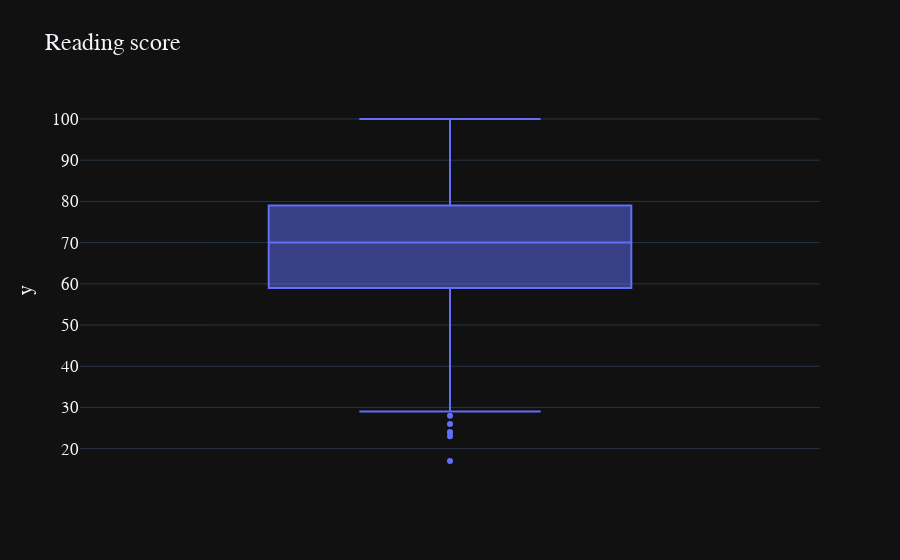

The code cell stored with this chart in its notebook:
### Markdown cell above
5.2.2 Reading score

### Code cell
group_labels = ['reading score']
fig1 = px.box(y=df['reading score'],template= 'plotly_dark', title = 'Reading score')
fig1.update_layout(font = dict(size=17,family="Franklin Gothic"))
fig1.show()

### Figure 1 — Plotly figure (JSON) as saved in the notebook; plotly's stock layout.template omitted (floating-point values rounded to 4 significant figures; data arrays with more than 128 entries replaced by an {"elided": "..."} marker saying what was removed)
{"data": [{"alignmentgroup": "True", "hovertemplate": "y=%{y}<extra></extra>", "legendgroup": "", "marker": {"color": "#636efa"}, "name": "", "notched": false, "offsetgroup": "", "orientation": "v", "showlegend": false, "type": "box", "x0": " ", "xaxis": "x", "y": {"elided": "1000 int values"}, "y0": " ", "yaxis": "y"}], "layout": {"boxmode": "group", "font": {"family": "Franklin Gothic", "size": 17}, "legend": {"tracegroupgap": 0}, "title": {"text": "Reading score"}, "xaxis": {"anchor": "y", "domain": [0, 1]}, "yaxis": {"anchor": "x", "domain": [0, 1], "title": {"text": "y"}}}}
